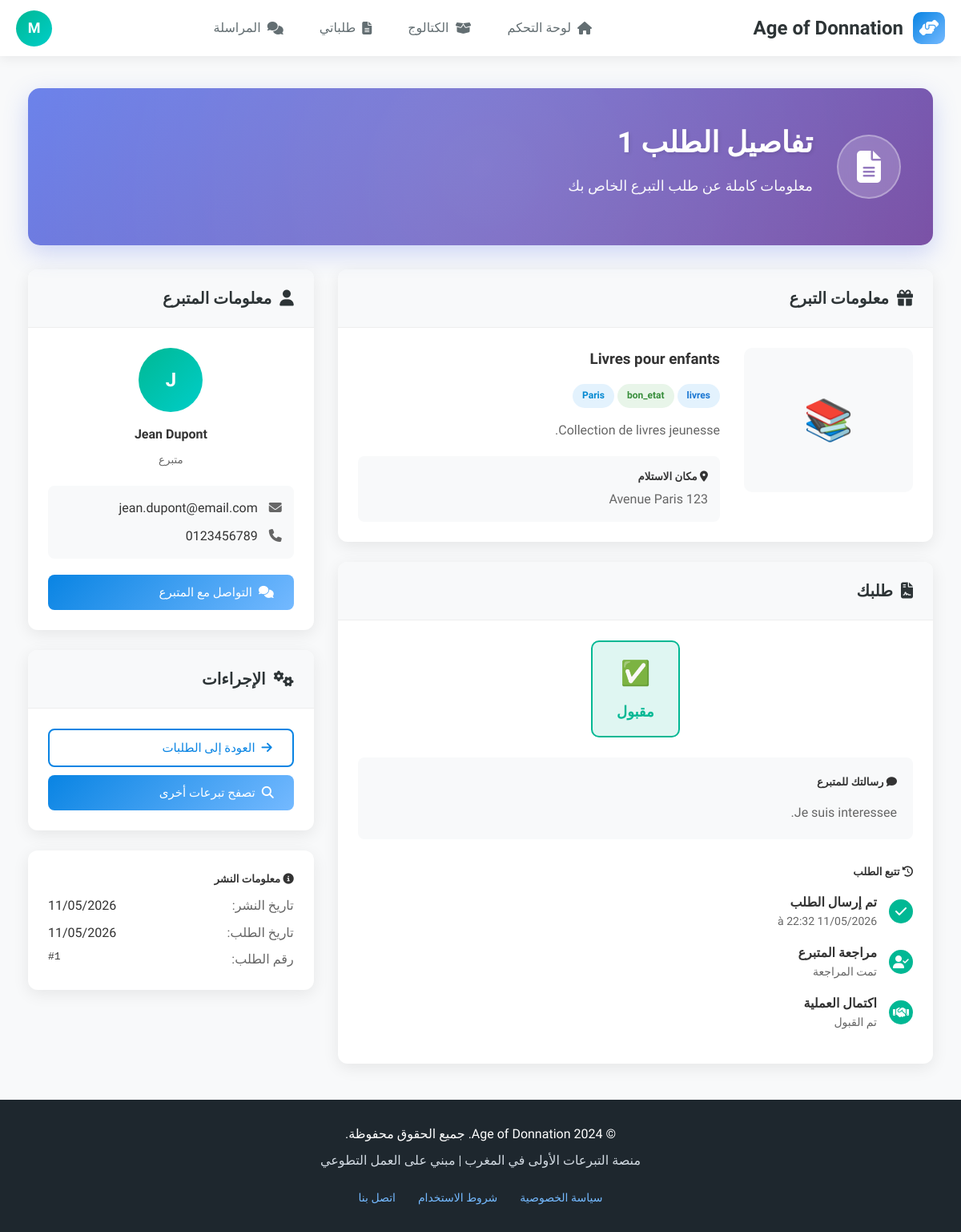
Screenshot of /beneficiaire/details-demande.php?id=1 (signed in) with the database file from the repository.
### tables this page shows
CREATE TABLE `users` (
  `id` INT(11) NOT NULL AUTO_INCREMENT,
  `nom` VARCHAR(100) NOT NULL,
  `email` VARCHAR(255) NOT NULL,
  `password` VARCHAR(255) NOT NULL,
  `type` ENUM('donateur','beneficiaire','livreur','admin') NOT NULL,
  `telephone` VARCHAR(20) DEFAULT NULL,
  `adresse` TEXT DEFAULT NULL,
  `ville` VARCHAR(100) DEFAULT NULL,
  `status` ENUM('active','inactive','pending') DEFAULT 'active',
  `reset_token` VARCHAR(100) DEFAULT NULL,
  `reset_expires` DATETIME DEFAULT NULL,
  `created_at` TIMESTAMP NOT NULL DEFAULT CURRENT_TIMESTAMP,
  `updated_at` TIMESTAMP NOT NULL DEFAULT CURRENT_TIMESTAMP ON UPDATE CURRENT_TIMESTAMP,
  PRIMARY KEY (`id`),
  UNIQUE KEY `email` (`email`)
);

CREATE TABLE `demandes` (
  `id` INT(11) NOT NULL AUTO_INCREMENT,
  `beneficiaire_id` INT(11) NOT NULL,
  `don_id` INT(11) NOT NULL,
  `message_demande` TEXT DEFAULT NULL,
  `statut` ENUM('en_attente','acceptee','refusee','annulee') DEFAULT 'en_attente',
  `created_at` TIMESTAMP NOT NULL DEFAULT CURRENT_TIMESTAMP,
  PRIMARY KEY (`id`),
  KEY `beneficiaire_id` (`beneficiaire_id`),
  KEY `don_id` (`don_id`),
  CONSTRAINT `demandes_ibfk_1`
    FOREIGN KEY (`beneficiaire_id`) REFERENCES `users` (`id`)
    ON DELETE CASCADE,
  CONSTRAINT `demandes_ibfk_2`
    FOREIGN KEY (`don_id`) REFERENCES `dons` (`id`)
    ON DELETE CASCADE
);

CREATE TABLE `dons` (
  `id` INT(11) NOT NULL AUTO_INCREMENT,
  `donateur_id` INT(11) NOT NULL,
  `titre` VARCHAR(255) NOT NULL,
  `description` TEXT NOT NULL,
  `photo_principale` VARCHAR(255) DEFAULT NULL,
  `categorie` ENUM('vetements','nourriture','meubles','livres','electromenager','divers') NOT NULL,
  `etat` ENUM('neuf','bon_etat','usage') NOT NULL,
  `adresse_retrait` TEXT DEFAULT NULL,
  `ville` VARCHAR(100) DEFAULT NULL,
  `livraison_option` ENUM('none','fifty','full') DEFAULT 'none',
  `statut` ENUM('disponible','reserve','donne','expire') DEFAULT 'disponible',
  `is_deleted` TINYINT(1) DEFAULT 0,
  `deleted_at` TIMESTAMP NULL DEFAULT NULL,
  `created_at` TIMESTAMP NOT NULL DEFAULT CURRENT_TIMESTAMP,
  `updated_at` TIMESTAMP NOT NULL DEFAULT CURRENT_TIMESTAMP ON UPDATE CURRENT_TIMESTAMP,
  PRIMARY KEY (`id`),
  KEY `donateur_id` (`donateur_id`),
  CONSTRAINT `dons_ibfk_1`
    FOREIGN KEY (`donateur_id`) REFERENCES `users` (`id`)
    ON DELETE CASCADE
);

### beneficiaire/details-demande.php (the view, shortened to what the rows shown need)
<?php
$database = new Database();
$db = $database->getConnection();
$user_id = $_SESSION['user_id'];
$query_user = "SELECT * FROM users WHERE id = :user_id";
$stmt_user = $db->prepare($query_user);
$stmt_user->bindParam(":user_id", $user_id);
$stmt_user->execute();
$current_user = $stmt_user->fetch(PDO::FETCH_ASSOC);
$demande_id = $_GET['id'] ?? null;
$query = "
    SELECT d.*,
           don.titre as don_titre,
           don.description as don_description,
           don.photo_principale,
           don.categorie,
           don.etat,
           don.adresse_retrait,
           don.ville,
           don.donateur_id,
           don.created_at as don_date_publication,
           u.nom as donateur_nom,
           u.email as donateur_email,
           u.telephone as donateur_telephone
    FROM demandes d
    INNER JOIN dons don ON d.don_id = don.id
    INNER JOIN users u ON don.donateur_id = u.id
    WHERE d.id = :demande_id AND d.beneficiaire_id = :user_id
";
$stmt = $db->prepare($query);
$stmt->bindParam(":demande_id", $demande_id);
$stmt->bindParam(":user_id", $user_id);
$stmt->execute();
$demande = $stmt->fetch(PDO::FETCH_ASSOC);
?>
<!DOCTYPE html>
<html lang="fr" dir="rtl">
<head>
    <link rel="stylesheet" href="https://cdnjs.cloudflare.com/ajax/libs/font-awesome/6.4.0/css/all.min.css">
</head>
<body>
    <nav class="navbar">
        <div class="user-menu">
            <div class="user-avatar" onclick="toggleDropdown()" title="الملف الشخصي">
                <?php echo strtoupper(substr($current_user['nom'], 0, 1)); ?>
            </div>
        </div>
    </nav>
    <div class="main-content">
        <div class="container">
            <div class="welcome-section">
                <div class="welcome-content">
                    <div class="welcome-text">
                        <h1>تفاصيل الطلب <?php echo $demande['id']; ?></h1>
                        <p>معلومات كاملة عن طلب التبرع الخاص بك</p>
                    </div>
                </div>
            </div>
            <div class="row">
                <div class="col-8">
                    <div class="card" style="margin-bottom: 25px;">
                        <div class="card-body">
                            <div class="row">
                                <div class="col-4">
                                    <div style="height: 180px; background: #f8f9fa; border-radius: 10px; display: flex; align-items: center; justify-content: center; font-size: 50px; color: #aaa;">
                                        <?php
                                        $defaultImages = [
                                            'vetements' => '👕',
                                            'nourriture' => '🍎',
                                            'meubles' => '🛋️',
                                            'livres' => '📚',
                                            'electromenager' => '🔌',
                                            'divers' => '📦'
                                        ];
                                        echo $defaultImages[$demande['categorie']] ?? '📦';
                                        ?>
                                    </div>
                                </div>
                                <div class="col-8">
                                    <h3 style="margin-bottom: 15px;"><?php echo htmlspecialchars($demande['don_titre']); ?></h3>
                                    <div style="margin-bottom: 15px;">
                                        <span class="badge badge-primary"><?php echo $demande['categorie']; ?></span>
                                        <span class="badge badge-success"><?php echo $demande['etat']; ?></span>
                                        <span class="badge badge-info"><?php echo $demande['ville']; ?></span>
                                    </div>
                                    <p style="color: #666; line-height: 1.6; margin-bottom: 20px;">
                                        <?php echo nl2br(htmlspecialchars($demande['don_description'])); ?>
                                    </p>
                                    <div style="background: #f8f9fa; padding: 15px; border-radius: 8px; margin-top: 20px;">
                                        <h5><i class="fas fa-map-marker-alt"></i> مكان الاستلام</h5>
                                        <p style="margin: 5px 0 0; color: #666;"><?php echo htmlspecialchars($demande['adresse_retrait']); ?></p>
                                    </div>
                                </div>
                            </div>
                        </div>
                    </div>
                    <div class="card" style="margin-bottom: 25px;">
                        <div class="card-body">
                            <div class="status-container">
                                <?php
                                $statusColors = [
                                    'en_attente' => ['color' => '#fdcb6e', 'icon' => '⏳', 'label' => 'في الانتظار'],
                                    'acceptee' => ['color' => '#00b894', 'icon' => '✅', 'label' => 'مقبول'],
                                    'refusee' => ['color' => '#ff7675', 'icon' => '❌', 'label' => 'مرفوض'],
                                    'annulee' => ['color' => '#aaa', 'icon' => '🚫', 'label' => 'ملغى']
                                ];
                                $status = $statusColors[$demande['statut']] ?? ['color' => '#aaa', 'icon' => '📝', 'label' => $demande['statut']];
                                ?>
                                <div class="status-badge-large" style="border-color: <?php echo $status['color']; ?>; background: <?php echo $status['color']; ?>20;">
                                    <div class="status-icon"><?php echo $status['icon']; ?></div>
                                    <h4 class="status-label" style="color: <?php echo $status['color']; ?>;"><?php echo $status['label']; ?></h4>
                                </div>
                            </div>
                            <div style="background: #f8f9fa; padding: 20px; border-radius: 8px; margin-bottom: 20px;">
                                <h5><i class="fas fa-comment"></i> رسالتك للمتبرع</h5>
                                <p style="margin: 15px 0 0; color: #666; line-height: 1.6;">
                                    <?php echo nl2br(htmlspecialchars($demande['message_demande'])); ?>
                                </p>
                            </div>
                            <div style="margin-top: 30px;">
                                <div style="margin-top: 15px;">
                                    <div class="timeline-item">
                                        <div>
                                            <strong>تم إرسال الطلب</strong>
                                            <div style="color: #666; font-size: 14px;">
                                                <?php echo date('d/m/Y à H:i', strtotime($demande['created_at'])); ?>
                                            </div>
                                        </div>
                                    </div>
                                </div>
                            </div>
                        </div>
                    </div>
                </div>
                <div class="col-4">
                    <div class="card" style="margin-bottom: 25px;">
                        <div class="card-body">
                            <div style="text-align: center; margin-bottom: 20px;">
                                <div style="width: 80px; height: 80px; background: linear-gradient(135deg, #00b894, #00cec9); border-radius: 50%; display: flex; align-items: center; justify-content: center; color: white; font-weight: bold; font-size: 24px; margin: 0 auto 15px;">
                                    <?php echo strtoupper(substr($demande['donateur_nom'], 0, 1)); ?>
                                </div>
                                <h4 style="margin-bottom: 5px;"><?php echo htmlspecialchars($demande['donateur_nom']); ?></h4>
                                <small style="color: #666;">متبرع</small>
                            </div>
                            <div style="background: #f8f9fa; padding: 15px; border-radius: 8px;">
                                <div style="margin-bottom: 10px;">
                                    <i class="fas fa-envelope" style="color: #666; margin-left: 10px;"></i>
                                    <span><?php echo htmlspecialchars($demande['donateur_email']); ?></span>
                                </div>
                                <?php if(isset($demande['donateur_telephone']) && !empty($demande['donateur_telephone'])): ?>
                                <div>
                                    <i class="fas fa-phone" style="color: #666; margin-left: 10px;"></i>
                                    <span><?php echo htmlspecialchars($demande['donateur_telephone']); ?></span>
                                </div>
                                <?php endif; ?>
                            </div>
                        </div>
                    </div>
                    <div class="card" style="margin-top: 25px;">
                        <div class="card-body">
                            <div style="margin-top: 10px;">
                                <div style="display: flex; justify-content: space-between; margin-bottom: 8px;">
                                    <span style="color: #666;">تاريخ النشر:</span>
                                    <span><?php echo date('d/m/Y', strtotime($demande['don_date_publication'])); ?></span>
                                </div>
                                <div style="display: flex; justify-content: space-between; margin-bottom: 8px;">
                                    <span style="color: #666;">تاريخ الطلب:</span>
                                    <span><?php echo date('d/m/Y', strtotime($demande['created_at'])); ?></span>
                                </div>
                                <div style="display: flex; justify-content: space-between;">
                                    <span style="color: #666;">رقم الطلب:</span>
                                    <span style="font-family: monospace;">#<?php echo $demande['id']; ?></span>
                                </div>
                            </div>
                        </div>
                    </div>
                </div>
            </div>
        </div>
    </div>
</body>
</html>
<?php
include '../includes/footer.php'; ?>

### rows the page displays
users: nom "M"
demandes: id "1", don.categorie "📚", don.titre "Livres pour enfants", don.categorie "livres", don.etat "bon_etat", don.ville "Paris", don.description "Collection de livres jeunesse.", don.adresse_retrait "123 Avenue Paris", statut "✅", statut "مقبول", message_demande "Je suis interessee.", created_at "11/05/2026 à 22:32", users.nom "J", users.nom "Jean Dupont", users.email "jean.dupont@email.com", users.telephone "0123456789", don.created_at "11/05/2026", created_at "11/05/2026"
